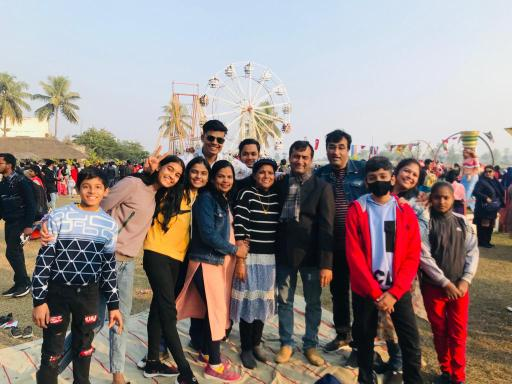
#> input picture opencv/photos/16638.jpg, 512 x 384 px
$ python computinghistograms.py
#> lines starting #> are read from the running program, lines starting #| are printed output that depends on the picture; after the words box and inside, x2 and y2 are one past the last pixel; in counts of white or black regions, pixels touching at a corner belong together
#visualise the pixel intentsity in an image
import cv2 as cv
import matplotlib.pyplot as plt
import numpy as np

img = cv.imread('photos/16638.jpg')
#> img is the input picture: shape (384, 512, 3); mean B, G, R 132.2, 134.5, 146
cv.imshow('Fam', img)

blank = np.zeros(img.shape[:2], dtype='uint8')

gray = cv.cvtColor(img, cv.COLOR_BGR2GRAY)
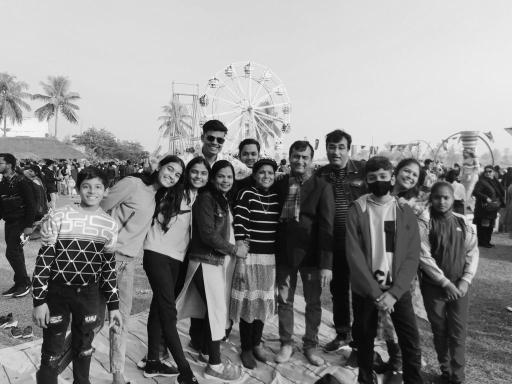
#> gray: shape (384, 512); min 0, max 254, mean 137.7
cv.imshow('Gray', gray)

mask= cv.circle(blank, (img.shape[1]//2,  img.shape[0]//2), 100, 255, -1)
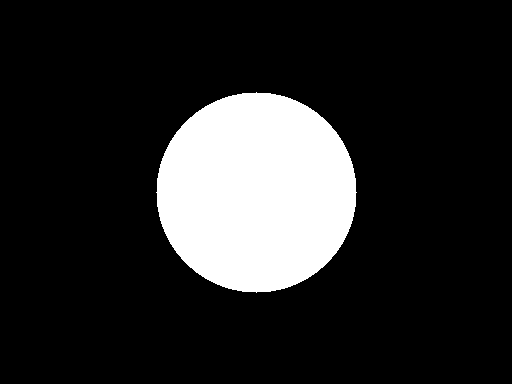
#> blank: shape (384, 512); 16% white; 1 white region, box (x1, y1, x2, y2) and area: (156, 92, 357, 293) 31417

masked = cv.bitwise_and(img,img, mask =mask)
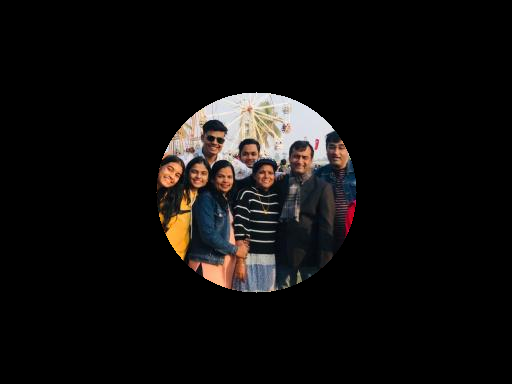
#> masked: shape (384, 512, 3); mean B, G, R 14.1, 15, 16.9
cv.imshow('Mask', masked)

# grayscale histogram
gray_hist = cv.calcHist([gray], [0], mask, [256],[0,256])
#> gray_hist = 256 values, max 679 at index 19, min 0 at index 248, mean 122.7

plt.figure()
plt.title('Grayscale histogram')
plt.xlabel('Bins')
plt.ylabel('# of pixels')
plt.plot(gray_hist)
plt.xlim([0,256])
plt.show()
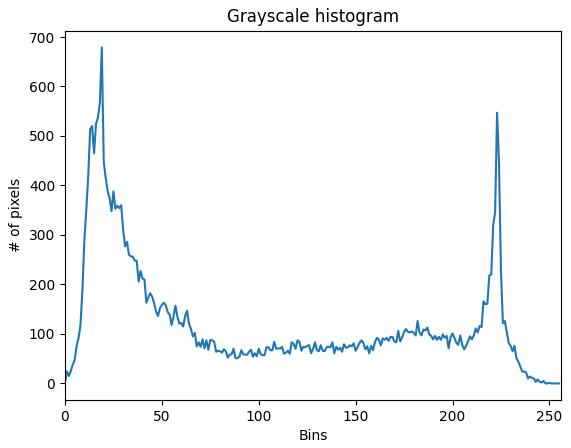
#> figure drawn by matplotlib, 1 panel; curve peaks at x = 19, y = 679


# coloured histogram

plt.figure()
plt.title('Coloured histogram')
plt.xlabel('Bins')
plt.ylabel('# of pixels')
colors = ('b', 'g', 'r')
for i, col in enumerate(colors):
    hist = cv.calcHist([img], [i], mask, [256], [0,256])
    plt.plot(hist, color = col)
    plt.xlim([0,256])

plt.show()
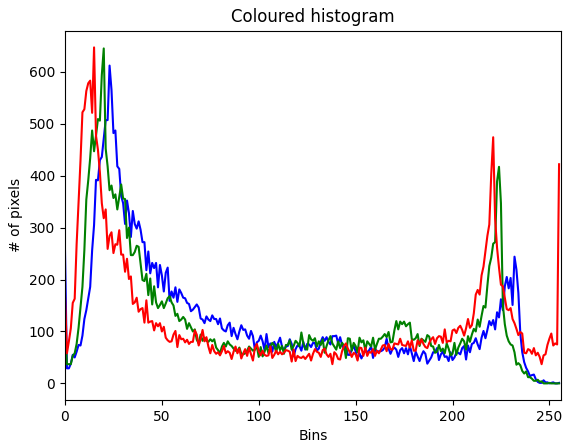
#> figure drawn by matplotlib, 1 panel; curve peaks at x = 23, y = 612; curve peaks at x = 20, y = 645; curve peaks at x = 15, y = 647
cv.waitKey(0)

$ run again, with opencv/photos/14556.jpg copied over opencv/photos/16638.jpg
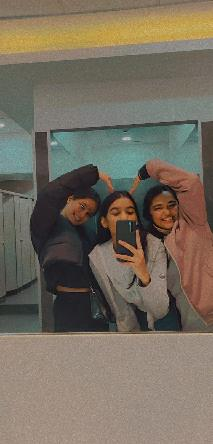
#> input picture opencv/photos/14556.jpg, 213 x 444 px
#> img is the input picture: shape (444, 213, 3); mean B, G, R 95.8, 109.6, 119.2
#> `mask= cv.circle(blank, (img.shape[1]//2,  img.shape[0]//2), 100, 255, ..`:
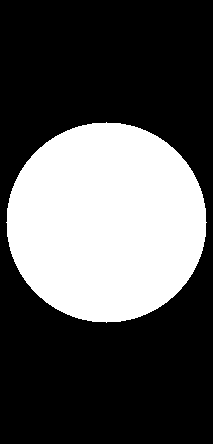
#> blank: shape (444, 213); 33.2% white; 1 white region, box (x1, y1, x2, y2) and area: (6, 122, 207, 323) 31417
#> gray_hist = 256 values, max 649 at index 35, min 0 at index 0, mean 122.7
#> `plt.show()`:
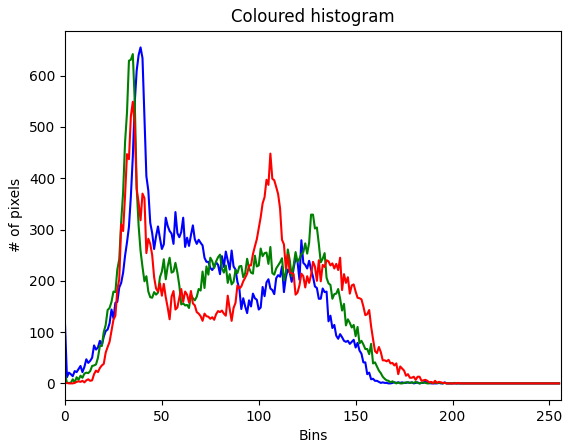
#> figure drawn by matplotlib, 1 panel; curve peaks at x = 39, y = 655; curve peaks at x = 35, y = 642; curve peaks at x = 35, y = 549

$ run again, with opencv/photos/16445.jpg copied over opencv/photos/16638.jpg
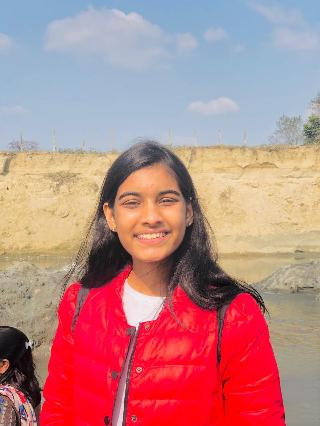
#> input picture opencv/photos/16445.jpg, 320 x 426 px
#> img is the input picture: shape (426, 320, 3); mean B, G, R 134.9, 133.6, 185.9
#> `mask= cv.circle(blank, (img.shape[1]//2,  img.shape[0]//2), 100, 255, ..`:
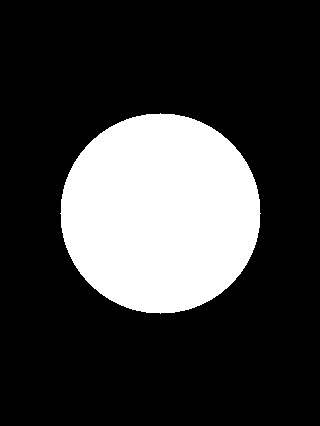
#> blank: shape (426, 320); 23% white; 1 white region, box (x1, y1, x2, y2) and area: (60, 113, 261, 314) 31417
#> gray_hist = 256 values, max 687 at index 189, min 0 at index 0, mean 122.7
#> `plt.show()`:
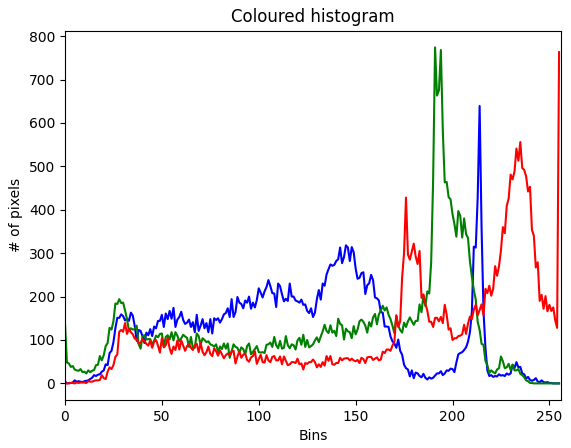
#> figure drawn by matplotlib, 1 panel; curve peaks at x = 214, y = 639; curve peaks at x = 191, y = 774; curve peaks at x = 255, y = 763

$ run again, with opencv/photos/16529.jpg copied over opencv/photos/16638.jpg
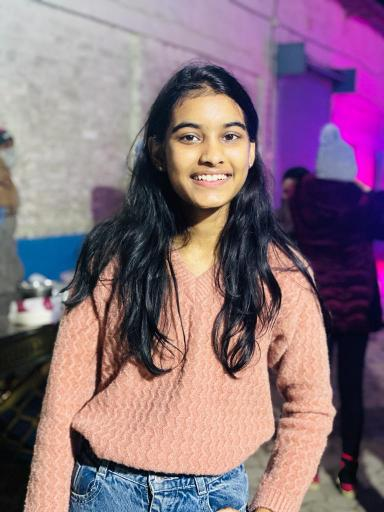
#> input picture opencv/photos/16529.jpg, 384 x 512 px
#> img is the input picture: shape (512, 384, 3); mean B, G, R 125.4, 111.9, 136.9
#> `mask= cv.circle(blank, (img.shape[1]//2,  img.shape[0]//2), 100, 255, ..`:
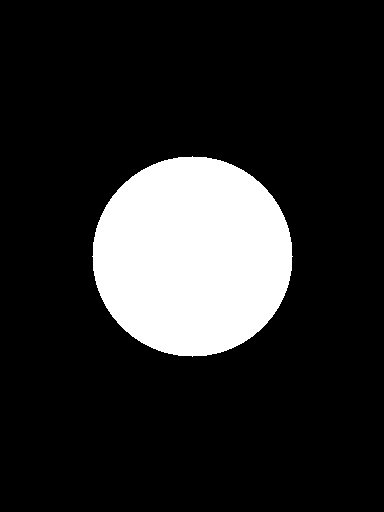
#> blank: shape (512, 384); 16% white; 1 white region, box (x1, y1, x2, y2) and area: (92, 156, 293, 357) 31417
#> gray_hist = 256 values, max 378 at index 21, min 0 at index 245, mean 122.7
#> `plt.show()`:
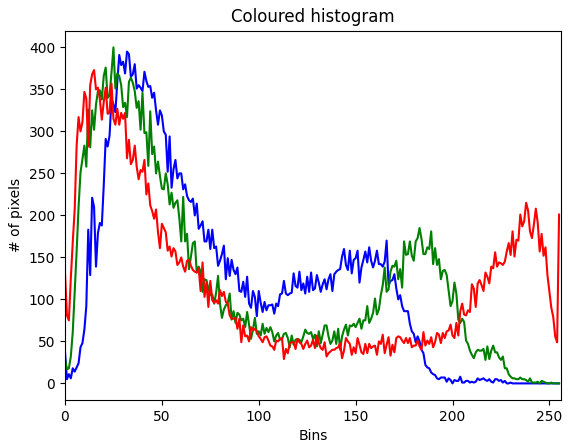
#> figure drawn by matplotlib, 1 panel; curve peaks at x = 32, y = 395; curve peaks at x = 25, y = 400; curve peaks at x = 15, y = 373
